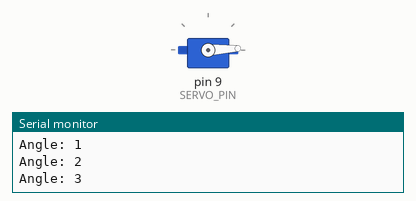
A program run on a simulated Arduino Mega 2560, built with avr-gcc and run on an emulated ATmega2560. On the bench: servo, the last lines printed to the serial monitor.

Above: at 1.05 s.
At 2.55 s:
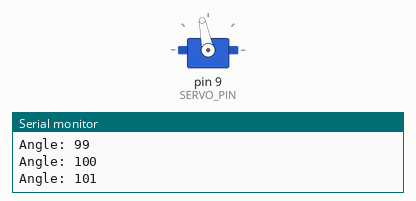
At 4.1 s:
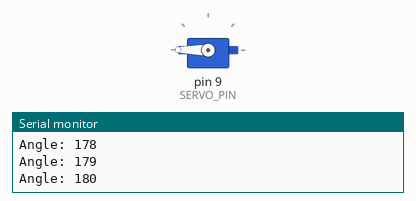
At 7.2 s:
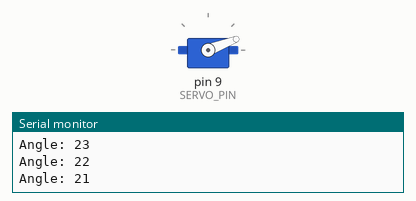
Timing chart, 0 to 10.8 s (numbered marks = the images above):
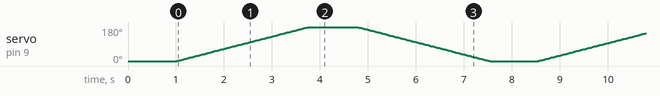

The program:

main.cpp
```cpp
#include <Arduino.h> // Include the Arduino library for standard API
#include <ESP32Servo.h> // Include the ESP32Servo library for servo control

// Define the servo pin
#define SERVO_PIN 9

// Define the servo object
Servo myServo;

void setup() {
  // Initialize the serial communication at 9600 bps
  Serial.begin(9600);
  Serial.println("Setup started");

  // Attach the servo to the defined pin
  // This will configure the pin as an output and prepare the servo for use
  myServo.attach(SERVO_PIN);
  Serial.println("Servo attached");

  // Initialize the servo to 0 degrees
  myServo.write(0);
  delay(1000); // Wait for 1 second to ensure the servo has moved to the initial position
}

void loop() {
  // Sweep the servo from 0 to 180 degrees
  for (int angle = 0; angle <= 180; angle++) {
    // Write the current angle to the servo
    myServo.write(angle);
    Serial.print("Angle: ");
    Serial.println(angle);

    // Wait for 15 milliseconds to control the speed of the sweep
    delay(15);
  }

  // Wait for 1 second before sweeping back to 0 degrees
  delay(1000);

  // Sweep the servo from 180 to 0 degrees
  for (int angle = 180; angle >= 0; angle--) {
    // Write the current angle to the servo
    myServo.write(angle);
    Serial.print("Angle: ");
    Serial.println(angle);

    // Wait for 15 milliseconds to control the speed of the sweep
    delay(15);
  }

  // Wait for 1 second before repeating the sweep
  delay(1000);
}
```
